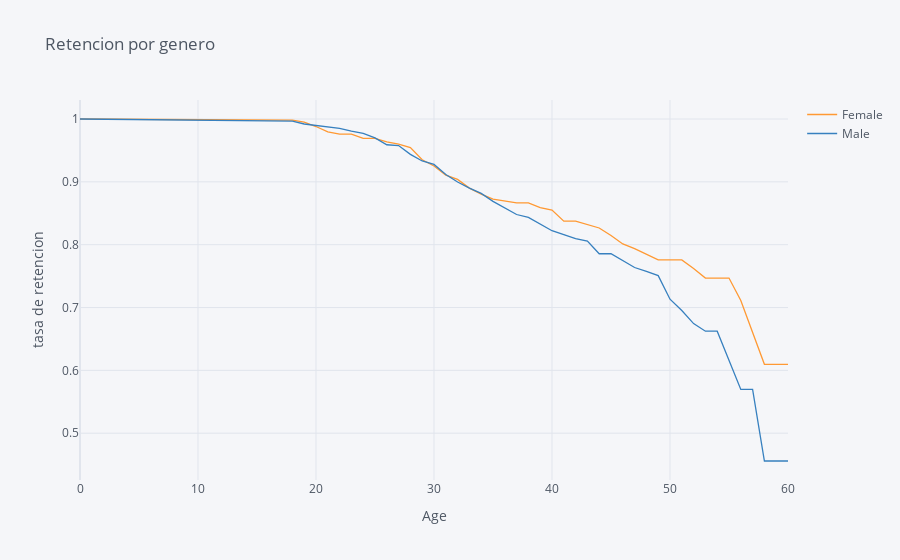

Notebook cell for this chart:
### Code cell
rates= survival(data,'Gender','Age','Attrition')

rates.iplot(kind='line', xTitle='Age', yTitle='tasa de retencion',
            title='Retencion por genero')

### Figure 1 — Plotly figure (JSON) as saved in the notebook; plotly's stock layout.template omitted (floating-point values rounded to 4 significant figures)
{"data": [{"line": {"color": "rgba(255, 153, 51, 1.0)", "dash": "solid", "shape": "linear", "width": 1.3}, "mode": "lines", "name": "Female", "text": "", "type": "scatter", "x": [0, 18, 19, 20, 21, 22, 23, 24, 25, 26, 27, 28, 29, 30, 31, 32, 33, 34, 35, 36, 37, 38, 39, 40, 41, 42, 43, 44, 45, 46, 47, 48, 49, 50, 51, 52, 53, 54, 55, 56, 57, 58, 59, 60], "y": [1, 0.9983, 0.9949, 0.988, 0.9794, 0.976, 0.976, 0.969, 0.969, 0.9637, 0.9601, 0.9544, 0.9352, 0.9252, 0.9105, 0.904, 0.8901, 0.8804, 0.8725, 0.8696, 0.8665, 0.8665, 0.8591, 0.8551, 0.8374, 0.8374, 0.8322, 0.8266, 0.8146, 0.8011, 0.7936, 0.785, 0.7757, 0.7757, 0.7757, 0.7621, 0.7469, 0.7469, 0.7469, 0.7113, 0.6605, 0.6097, 0.6097, 0.6097]}, {"line": {"color": "rgba(55, 128, 191, 1.0)", "dash": "solid", "shape": "linear", "width": 1.3}, "mode": "lines", "name": "Male", "text": "", "type": "scatter", "x": [0, 18, 19, 20, 21, 22, 23, 24, 25, 26, 27, 28, 29, 30, 31, 32, 33, 34, 35, 36, 37, 38, 39, 40, 41, 42, 43, 44, 45, 46, 47, 48, 49, 50, 51, 52, 53, 54, 55, 56, 57, 58, 59, 60], "y": [1, 0.9966, 0.9921, 0.9898, 0.9886, 0.9852, 0.9806, 0.977, 0.9699, 0.959, 0.9578, 0.9438, 0.9332, 0.9277, 0.9118, 0.8997, 0.8901, 0.8817, 0.8689, 0.8589, 0.848, 0.8433, 0.8331, 0.8222, 0.8162, 0.8096, 0.8058, 0.7856, 0.7856, 0.7752, 0.7637, 0.7575, 0.7508, 0.7132, 0.6952, 0.6744, 0.6624, 0.6624, 0.6172, 0.5697, 0.5697, 0.4558, 0.4558, 0.4558]}], "layout": {"legend": {"bgcolor": "#F5F6F9", "font": {"color": "#4D5663"}}, "paper_bgcolor": "#F5F6F9", "plot_bgcolor": "#F5F6F9", "title": {"font": {"color": "#4D5663"}, "text": "Retencion por genero"}, "xaxis": {"gridcolor": "#E1E5ED", "showgrid": true, "tickfont": {"color": "#4D5663"}, "title": {"font": {"color": "#4D5663"}, "text": "Age"}, "zerolinecolor": "#E1E5ED"}, "yaxis": {"gridcolor": "#E1E5ED", "showgrid": true, "tickfont": {"color": "#4D5663"}, "title": {"font": {"color": "#4D5663"}, "text": "tasa de retencion"}, "zerolinecolor": "#E1E5ED"}}}
